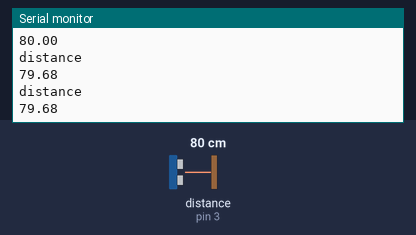
Recording of a sketch running on a simulated Arduino Uno, built with avr-gcc and run on an emulated ATmega328P. Shown: the last lines printed to the serial monitor. Wiring (inferred from the names in the program): ultrasonic range finder: trigger pin 6; echo pin 3. The inputs (shaded band) are chosen by the test bench; at power-on: distance to the obstacle (sensor on pin 3) 80 cm. The echo pulse lasts 58.3 µs per cm.

Above: at 1.3 s.
1.4 s: distance to the obstacle (sensor on pin 3) set to 2 cm
At 1.83 s:
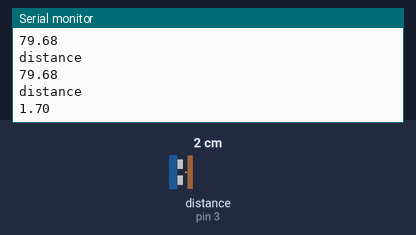
2.9 s: distance to the obstacle (sensor on pin 3) set to 4 cm
At 3.33 s:
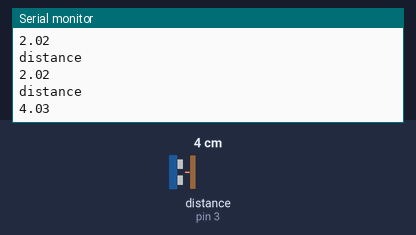
Timing chart, 0 to 5.9 s (numbered marks = the images above; inputs shaded):
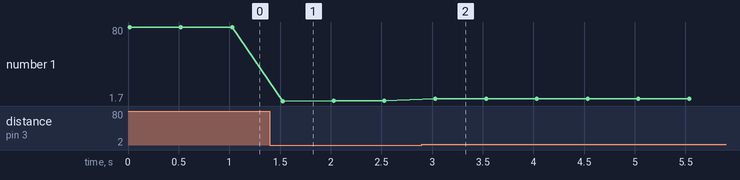

Measured:
- after the input at 1.4 s, the serial monitor: prints a new line after 0.13 s (image 1)
- after the input at 2.9 s, the serial monitor: prints a new line after 0.13 s (image 2)
- plotted number 1: 79.68 → 2.02 after the input at 1.4 s, 2.02 → 4.03 after the input at 2.9 s

The sketch:

project_ultra.ino
```cpp
int trig=6;
int eco=3;
float duration;
float distance;
void setup() {
 Serial.begin(9600);
 pinMode(trig,OUTPUT);
 pinMode(eco,INPUT);
 // put your setup code here, to run once:
}
void loop() {
 digitalWrite(trig,LOW);
 delayMicroseconds(5);
 digitalWrite(trig,HIGH);
 delayMicroseconds(10);
 digitalWrite(trig,LOW);
 duration=pulseIn(eco,HIGH);
 distance=(duration*0.0343)/2;
 Serial.println("distance");
 Serial.print("");
 Serial.println(distance);
 delay(500);
 // put your main code here, to run repeatedly:
}
```
